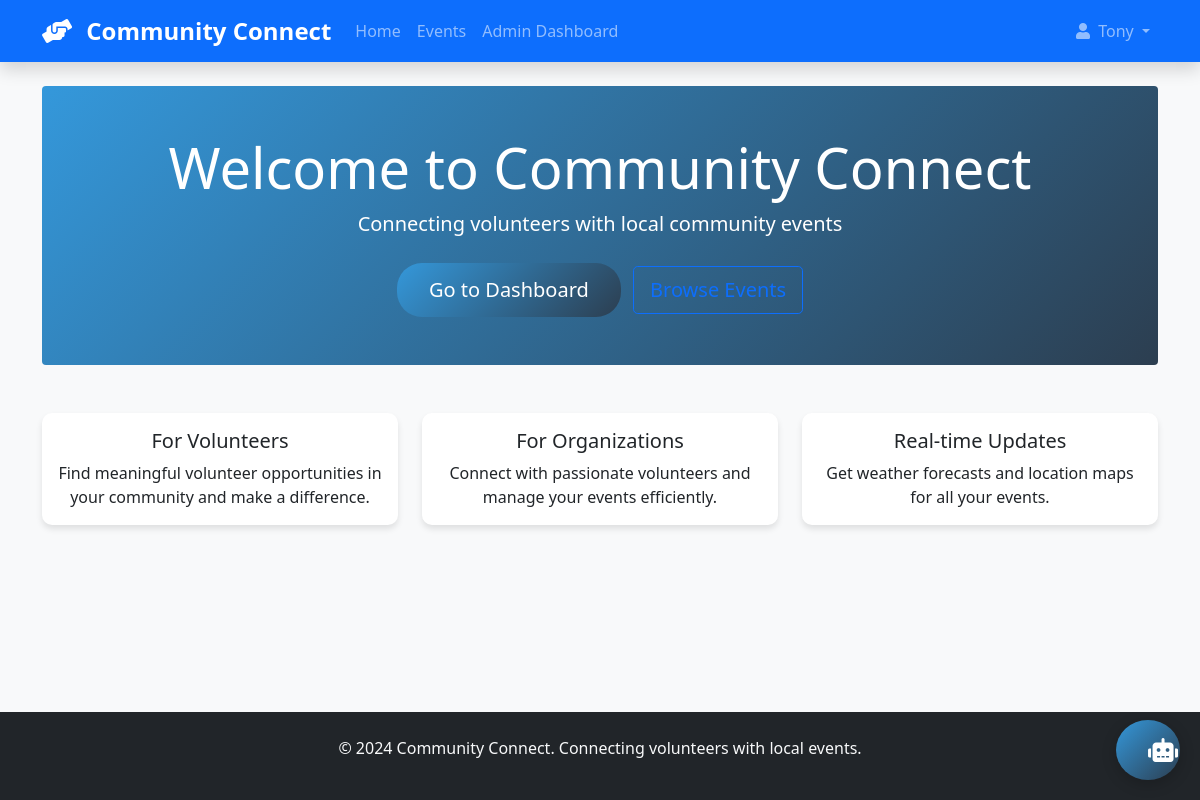
Page / (signed in) on the earlier database version.
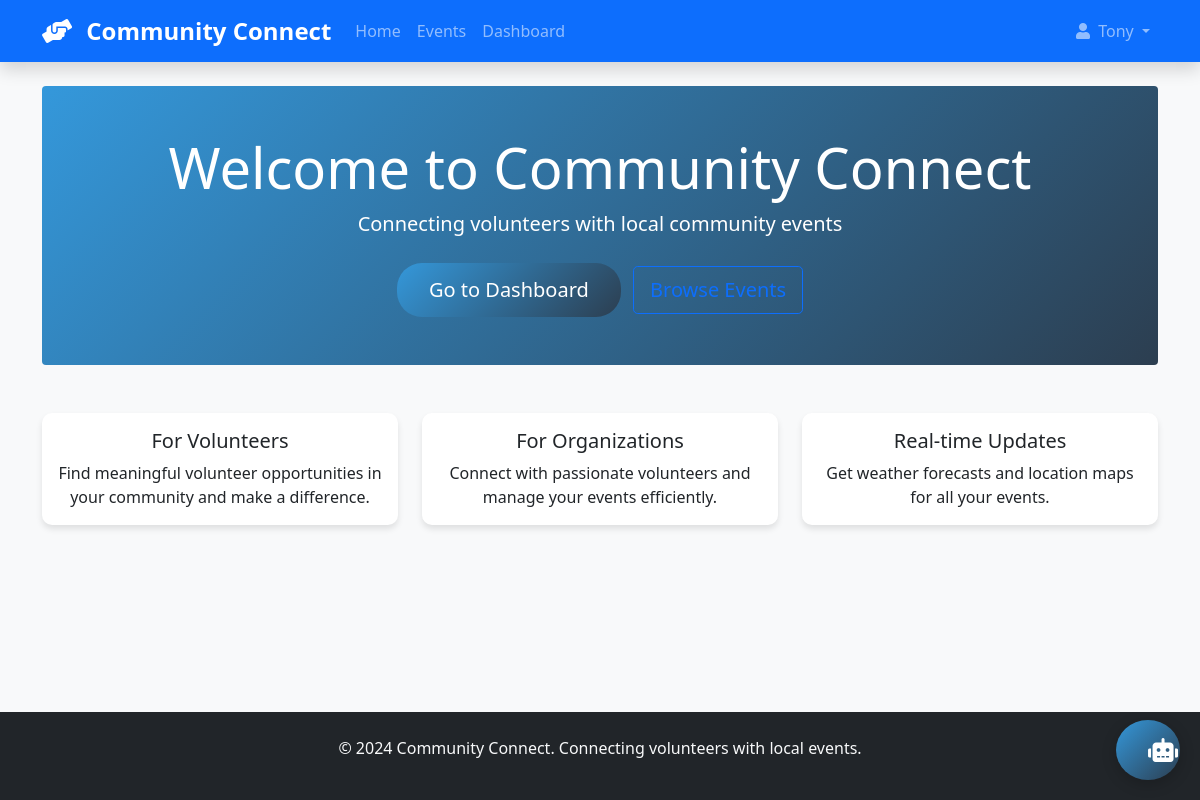
Same page on the later database version.
### app/routes.py (the view)
@main.route('/')
def index():
    return render_template('index.html')

### app/__init__.py (called while the page is built)
@login_manager.user_loader
def load_user(user_id):
    return User.query.get(int(user_id))

### app/templates/index.html
{% extends "base.html" %}
{% block content %}
<div class="hero-section text-center py-5 bg-light rounded">
    <h1 class="display-4">Welcome to Community Connect</h1>
    <p class="lead">Connecting volunteers with local community events</p>
    {% if not current_user.is_authenticated %}
        <div class="mt-4">
            <a href="{{ url_for('auth.register') }}" class="btn btn-primary btn-lg me-2">Get Started</a>
            <a href="{{ url_for('main.events') }}" class="btn btn-outline-primary btn-lg">Browse Events</a>
        </div>
    {% else %}
        <div class="mt-4">
            <a href="{{ url_for('main.dashboard') }}" class="btn btn-primary btn-lg me-2">Go to Dashboard</a>
            <a href="{{ url_for('main.events') }}" class="btn btn-outline-primary btn-lg">Browse Events</a>
        </div>
    {% endif %}
</div>
<div class="row mt-5">
    <div class="col-md-4">
        <div class="card text-center">
            <div class="card-body">
                <h5 class="card-title">For Volunteers</h5>
                <p class="card-text">Find meaningful volunteer opportunities in your community and make a difference.</p>
            </div>
        </div>
    </div>
    <div class="col-md-4">
        <div class="card text-center">
            <div class="card-body">
                <h5 class="card-title">For Organizations</h5>
                <p class="card-text">Connect with passionate volunteers and manage your events efficiently.</p>
            </div>
        </div>
    </div>
    <div class="col-md-4">
        <div class="card text-center">
            <div class="card-body">
                <h5 class="card-title">Real-time Updates</h5>
                <p class="card-text">Get weather forecasts and location maps for all your events.</p>
            </div>
        </div>
    </div>
</div>
{% endblock %}

### app/templates/base.html (shortened to what this page needs)
<!DOCTYPE html>
<html lang="en">
<head>
    <link href="https://cdn.jsdelivr.net/npm/bootstrap@5.1.3/dist/css/bootstrap.min.css" rel="stylesheet">
    <link href="https://cdnjs.cloudflare.com/ajax/libs/font-awesome/5.15.4/css/all.min.css" rel="stylesheet">
    <link href="{{ url_for('static', filename='style.css') }}" rel="stylesheet">
</head>
<body class="bg-light d-flex flex-column min-vh-100">
    <nav class="navbar navbar-expand-lg navbar-dark bg-primary shadow">
        <div class="container">
            <a class="navbar-brand" href="{{ url_for('main.index') }}">
                <i class="fas fa-hands-helping me-2"></i>
                <strong>Community Connect</strong>
            </a>
            <div class="collapse navbar-collapse" id="navbarNav">
                <ul class="navbar-nav me-auto">
                    <li class="nav-item">
                        <a class="nav-link" href="{{ url_for('main.index') }}">Home</a>
                    </li>
                    <li class="nav-item">
                        <a class="nav-link" href="{{ url_for('main.events') }}">Events</a>
                    </li>
                    {% if current_user.is_authenticated %}
                    <li class="nav-item">
                        {% if current_user.is_admin %}
                        <a class="nav-link" href="{{ url_for('main.admin_dashboard') }}">Admin Dashboard</a>
                        {% else %}
                        <a class="nav-link" href="{{ url_for('main.dashboard') }}">Dashboard</a>
                        {% endif %}
                    </li>
                    {% endif %}
                </ul>
                <ul class="navbar-nav">
                    {% if current_user.is_authenticated %}
                    <li class="nav-item dropdown">
                        <a class="nav-link dropdown-toggle" href="#" id="navbarDropdown" role="button" data-bs-toggle="dropdown">
                            <i class="fas fa-user me-1"></i> {{ current_user.username }}
                        </a>
                    </li>
                    {% endif %}
                </ul>
            </div>
        </div>
    </nav>
    <main class="container my-4 flex-grow-1">
        {% block content %}{% endblock %}
    </main>
    <footer class="bg-dark text-light py-4 mt-auto">
        <div class="container text-center">
            <p>&copy; 2024 Community Connect. Connecting volunteers with local events.</p>
        </div>
    </footer>
</body>
</html>
<button id="chatbot-toggle" class="btn btn-primary chatbot-toggle">
    <i class="fas fa-robot"></i>
</button>

Differences in the rows shown:
changed User "Tony": is_admin True → False (drawn)
Other differences:
text no longer shown: "Admin Dashboard"
text now shown: "Dashboard"
